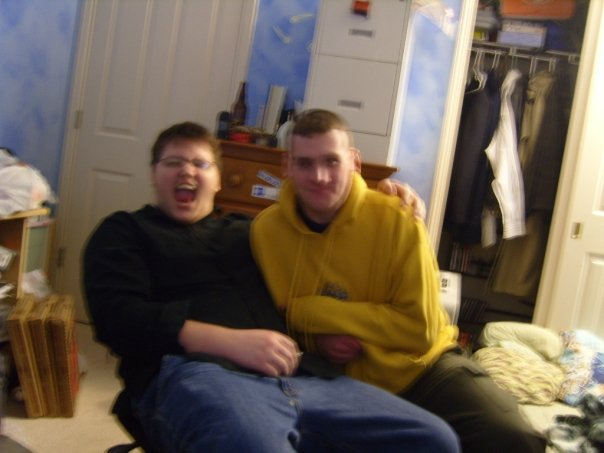
#> input picture 1/assets/image.jpg, 604 x 453 px
$ python demo1.py
#> lines starting #> are read from the running program, lines starting #| are printed output that depends on the picture
import cv2

# -1 == cv2.IMREAD_COLOR //no transparency/alpha
# 0 == cv2.IMREAD_GRAYSCALE //no color
# 1 == cv2.IMREAD_UNCHANGED //load all data
img = cv2.imread('assets/image.jpg', 1)
#> img is the input picture: shape (453, 604, 3); mean B, G, R 82.1, 97.6, 111.7
img = cv2.resize(img, (0, 0), fx=0.5, fy=0.5)
#> img: shape (226, 302, 3)
img = cv2.rotate(img, cv2.ROTATE_90_CLOCKWISE)
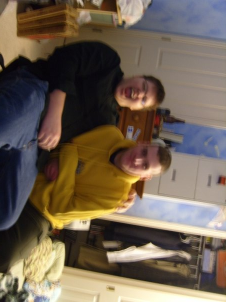
#> img: shape (302, 226, 3); mean B, G, R 82.3, 97.8, 111.9

cv2.imwrite('newImage.jpg', img)
cv2.imshow('ImageDemo1', img)
cv2.waitKey(0)
cv2.destroyAllWindows()
